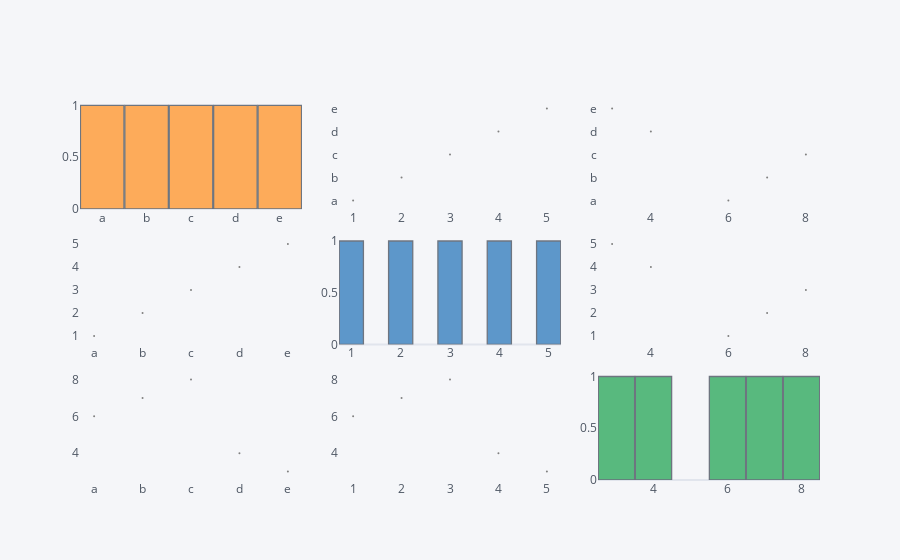

Notebook code for this chart:
### Code cell
df2.scatter_matrix()

### Figure 1 — Plotly figure (JSON) as saved in the notebook; plotly's stock layout.template omitted (floating-point values rounded to 4 significant figures)
{"data": [{"histfunc": "count", "histnorm": "", "marker": {"color": "rgba(255, 153, 51, 1.0)", "line": {"color": "#4D5663", "width": 1.3}}, "name": "x", "nbinsx": 10, "opacity": 0.8, "orientation": "v", "type": "histogram", "x": ["a", "b", "c", "d", "e"], "xaxis": "x", "yaxis": "y"}, {"line": {"color": "rgba(128, 128, 128, 1.0)", "dash": "solid", "shape": "linear", "width": 1.3}, "marker": {"size": 2, "symbol": "circle"}, "mode": "markers", "name": "x", "text": "", "type": "scatter", "x": [1, 2, 3, 4, 5], "xaxis": "x2", "y": ["a", "b", "c", "d", "e"], "yaxis": "y2"}, {"line": {"color": "rgba(128, 128, 128, 1.0)", "dash": "solid", "shape": "linear", "width": 1.3}, "marker": {"size": 2, "symbol": "circle"}, "mode": "markers", "name": "x", "text": "", "type": "scatter", "x": [6, 7, 8, 4, 3], "xaxis": "x3", "y": ["a", "b", "c", "d", "e"], "yaxis": "y3"}, {"line": {"color": "rgba(128, 128, 128, 1.0)", "dash": "solid", "shape": "linear", "width": 1.3}, "marker": {"size": 2, "symbol": "circle"}, "mode": "markers", "name": "y", "text": "", "type": "scatter", "x": ["a", "b", "c", "d", "e"], "xaxis": "x4", "y": [1, 2, 3, 4, 5], "yaxis": "y4"}, {"histfunc": "count", "histnorm": "", "marker": {"color": "rgba(55, 128, 191, 1.0)", "line": {"color": "#4D5663", "width": 1.3}}, "name": "y", "nbinsx": 10, "opacity": 0.8, "orientation": "v", "type": "histogram", "x": [1, 2, 3, 4, 5], "xaxis": "x5", "yaxis": "y5"}, {"line": {"color": "rgba(128, 128, 128, 1.0)", "dash": "solid", "shape": "linear", "width": 1.3}, "marker": {"size": 2, "symbol": "circle"}, "mode": "markers", "name": "y", "text": "", "type": "scatter", "x": [6, 7, 8, 4, 3], "xaxis": "x6", "y": [1, 2, 3, 4, 5], "yaxis": "y6"}, {"line": {"color": "rgba(128, 128, 128, 1.0)", "dash": "solid", "shape": "linear", "width": 1.3}, "marker": {"size": 2, "symbol": "circle"}, "mode": "markers", "name": "z", "text": "", "type": "scatter", "x": ["a", "b", "c", "d", "e"], "xaxis": "x7", "y": [6, 7, 8, 4, 3], "yaxis": "y7"}, {"line": {"color": "rgba(128, 128, 128, 1.0)", "dash": "solid", "shape": "linear", "width": 1.3}, "marker": {"size": 2, "symbol": "circle"}, "mode": "markers", "name": "z", "text": "", "type": "scatter", "x": [1, 2, 3, 4, 5], "xaxis": "x8", "y": [6, 7, 8, 4, 3], "yaxis": "y8"}, {"histfunc": "count", "histnorm": "", "marker": {"color": "rgba(50, 171, 96, 1.0)", "line": {"color": "#4D5663", "width": 1.3}}, "name": "z", "nbinsx": 10, "opacity": 0.8, "orientation": "v", "type": "histogram", "x": [6, 7, 8, 4, 3], "xaxis": "x9", "yaxis": "y9"}], "layout": {"bargap": 0.02, "legend": {"bgcolor": "#F5F6F9", "font": {"color": "#4D5663"}}, "paper_bgcolor": "#F5F6F9", "plot_bgcolor": "#F5F6F9", "showlegend": false, "title": {"font": {"color": "#4D5663"}}, "xaxis": {"anchor": "y", "domain": [0, 0.3], "gridcolor": "#E1E5ED", "showgrid": false, "tickfont": {"color": "#4D5663"}, "title": {"font": {"color": "#4D5663"}, "text": ""}, "zerolinecolor": "#E1E5ED"}, "xaxis2": {"anchor": "y2", "domain": [0.35, 0.65], "gridcolor": "#E1E5ED", "showgrid": false, "tickfont": {"color": "#4D5663"}, "title": {"font": {"color": "#4D5663"}, "text": ""}, "zerolinecolor": "#E1E5ED"}, "xaxis3": {"anchor": "y3", "domain": [0.7, 1], "gridcolor": "#E1E5ED", "showgrid": false, "tickfont": {"color": "#4D5663"}, "title": {"font": {"color": "#4D5663"}, "text": ""}, "zerolinecolor": "#E1E5ED"}, "xaxis4": {"anchor": "y4", "domain": [0, 0.3], "gridcolor": "#E1E5ED", "showgrid": false, "tickfont": {"color": "#4D5663"}, "title": {"font": {"color": "#4D5663"}, "text": ""}, "zerolinecolor": "#E1E5ED"}, "xaxis5": {"anchor": "y5", "domain": [0.35, 0.65], "gridcolor": "#E1E5ED", "showgrid": false, "tickfont": {"color": "#4D5663"}, "title": {"font": {"color": "#4D5663"}, "text": ""}, "zerolinecolor": "#E1E5ED"}, "xaxis6": {"anchor": "y6", "domain": [0.7, 1], "gridcolor": "#E1E5ED", "showgrid": false, "tickfont": {"color": "#4D5663"}, "title": {"font": {"color": "#4D5663"}, "text": ""}, "zerolinecolor": "#E1E5ED"}, "xaxis7": {"anchor": "y7", "domain": [0, 0.3], "gridcolor": "#E1E5ED", "showgrid": false, "tickfont": {"color": "#4D5663"}, "title": {"font": {"color": "#4D5663"}, "text": ""}, "zerolinecolor": "#E1E5ED"}, "xaxis8": {"anchor": "y8", "domain": [0.35, 0.65], "gridcolor": "#E1E5ED", "showgrid": false, "tickfont": {"color": "#4D5663"}, "title": {"font": {"color": "#4D5663"}, "text": ""}, "zerolinecolor": "#E1E5ED"}, "xaxis9": {"anchor": "y9", "domain": [0.7, 1], "gridcolor": "#E1E5ED", "showgrid": false, "tickfont": {"color": "#4D5663"}, "title": {"font": {"color": "#4D5663"}, "text": ""}, "zerolinecolor": "#E1E5ED"}, "yaxis": {"anchor": "x", "domain": [0.7133, 1], "gridcolor": "#E1E5ED", "showgrid": false, "tickfont": {"color": "#4D5663"}, "title": {"font": {"color": "#4D5663"}, "text": ""}, "zerolinecolor": "#E1E5ED"}, "yaxis2": {"anchor": "x2", "domain": [0.7133, 1], "gridcolor": "#E1E5ED", "showgrid": false, "tickfont": {"color": "#4D5663"}, "title": {"font": {"color": "#4D5663"}, "text": ""}, "zerolinecolor": "#E1E5ED"}, "yaxis3": {"anchor": "x3", "domain": [0.7133, 1], "gridcolor": "#E1E5ED", "showgrid": false, "tickfont": {"color": "#4D5663"}, "title": {"font": {"color": "#4D5663"}, "text": ""}, "zerolinecolor": "#E1E5ED"}, "yaxis4": {"anchor": "x4", "domain": [0.3567, 0.6433], "gridcolor": "#E1E5ED", "showgrid": false, "tickfont": {"color": "#4D5663"}, "title": {"font": {"color": "#4D5663"}, "text": ""}, "zerolinecolor": "#E1E5ED"}, "yaxis5": {"anchor": "x5", "domain": [0.3567, 0.6433], "gridcolor": "#E1E5ED", "showgrid": false, "tickfont": {"color": "#4D5663"}, "title": {"font": {"color": "#4D5663"}, "text": ""}, "zerolinecolor": "#E1E5ED"}, "yaxis6": {"anchor": "x6", "domain": [0.3567, 0.6433], "gridcolor": "#E1E5ED", "showgrid": false, "tickfont": {"color": "#4D5663"}, "title": {"font": {"color": "#4D5663"}, "text": ""}, "zerolinecolor": "#E1E5ED"}, "yaxis7": {"anchor": "x7", "domain": [0, 0.2867], "gridcolor": "#E1E5ED", "showgrid": false, "tickfont": {"color": "#4D5663"}, "title": {"font": {"color": "#4D5663"}, "text": ""}, "zerolinecolor": "#E1E5ED"}, "yaxis8": {"anchor": "x8", "domain": [0, 0.2867], "gridcolor": "#E1E5ED", "showgrid": false, "tickfont": {"color": "#4D5663"}, "title": {"font": {"color": "#4D5663"}, "text": ""}, "zerolinecolor": "#E1E5ED"}, "yaxis9": {"anchor": "x9", "domain": [0, 0.2867], "gridcolor": "#E1E5ED", "showgrid": false, "tickfont": {"color": "#4D5663"}, "title": {"font": {"color": "#4D5663"}, "text": ""}, "zerolinecolor": "#E1E5ED"}}}
